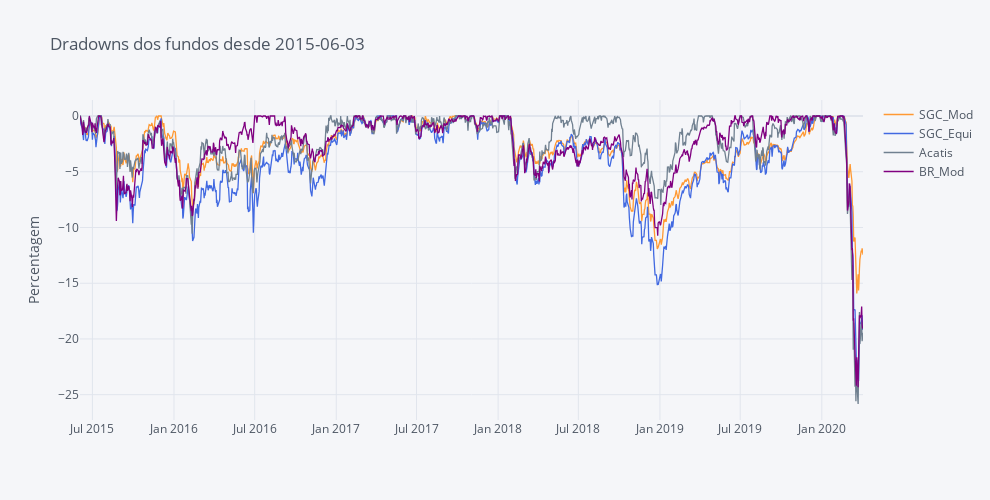

Notebook code cell kept with this figure:
### Code cell
DD = compute_drawdowns(fundos)
DD = DD

DD.iplot(title='Dradowns dos fundos desde ' + Begin, yTitle='Percentagem', color=Palette, dimensions=dimensions)

### Figure 1 — Plotly figure (JSON) as saved in the notebook; plotly's stock layout.template omitted (floating-point values rounded to 4 significant figures; data arrays with more than 128 entries replaced by an {"elided": "..."} marker saying what was removed)
{"data": [{"line": {"color": "rgba(255, 153, 51, 1.0)", "dash": "solid", "shape": "linear", "width": 1.3}, "mode": "lines", "name": "SGC_Mod", "text": "", "type": "scatter", "x": {"elided": "1417 str values"}, "y": {"elided": "1417 float values"}}, {"line": {"color": "rgba(65, 105, 225, 1.0)", "dash": "solid", "shape": "linear", "width": 1.3}, "mode": "lines", "name": "SGC_Equi", "text": "", "type": "scatter", "x": {"elided": "1417 str values"}, "y": {"elided": "1417 float values"}}, {"line": {"color": "rgba(112, 128, 144, 1.0)", "dash": "solid", "shape": "linear", "width": 1.3}, "mode": "lines", "name": "Acatis", "text": "", "type": "scatter", "x": {"elided": "1417 str values"}, "y": {"elided": "1417 float values"}}, {"line": {"color": "rgba(128, 0, 128, 1.0)", "dash": "solid", "shape": "linear", "width": 1.3}, "mode": "lines", "name": "BR_Mod", "text": "", "type": "scatter", "x": {"elided": "1417 str values"}, "y": {"elided": "1417 float values"}}], "layout": {"height": 500, "legend": {"bgcolor": "#F5F6F9", "font": {"color": "#4D5663"}}, "paper_bgcolor": "#F5F6F9", "plot_bgcolor": "#F5F6F9", "title": {"font": {"color": "#4D5663"}, "text": "Dradowns dos fundos desde 2015-06-03"}, "width": 990, "xaxis": {"autorange": true, "gridcolor": "#E1E5ED", "range": ["2015-06-03", "2020-04-03"], "showgrid": true, "tickfont": {"color": "#4D5663"}, "title": {"font": {"color": "#4D5663"}, "text": ""}, "type": "date", "zerolinecolor": "#E1E5ED"}, "yaxis": {"autorange": true, "gridcolor": "#E1E5ED", "range": [-27.27, 1.435], "showgrid": true, "tickfont": {"color": "#4D5663"}, "title": {"font": {"color": "#4D5663"}, "text": "Percentagem"}, "type": "linear", "zerolinecolor": "#E1E5ED"}}}
